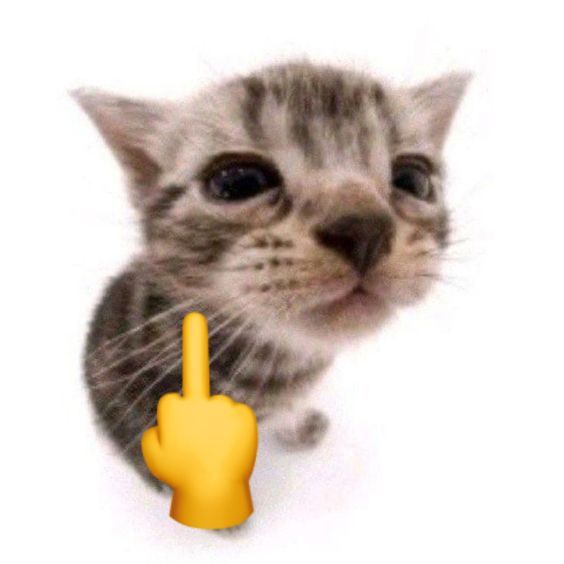
#> input picture cat-0.jpg, 564 x 564 px; its folder holds only this picture in this run
$ python procesador_lotes.py
#> lines starting #> are read from the running program, lines starting #| are printed output that depends on the picture; after the words box and inside, x2 and y2 are one past the last pixel; in counts of white or black regions, pixels touching at a corner belong together
### redimensionador.py
from PIL import Image
import os

def redimensionar_imagen(ruta_entrada, ancho=128, alto=64, ruta_salida=None):
    """
    Redimensiona una imagen permitiendo especificar ancho, alto o ambos.
    """
#> called with ruta_entrada = 'cat-0.jpg', ancho = 128, alto = 64
    try:
        with Image.open(ruta_entrada) as img:
#> img is the input picture: PIL image 564x564 RGB; mean R, G, B 215.6, 205.1, 195.6
            ancho_org, alto_org = img.size
#> ancho_org = 564; alto_org = 564

            # Lógica de dimensiones
            if ancho and alto:
                # Redimensión forzada a medidas específicas
                nuevas_dims = (ancho, alto)
            elif ancho:
                # Proporcional basado en el ancho
                prop = ancho / float(ancho_org)
                nuevas_dims = (ancho, int(float(alto_org) * prop))
            elif alto:
                # Proporcional basado en el alto
                prop = alto / float(alto_org)
                nuevas_dims = (int(float(ancho_org) * prop), alto)
            else:
                print("⚠️ Debes especificar al menos una dimensión.")
                return None

            # Procesamiento
            img_final = img.resize(nuevas_dims, Image.Resampling.LANCZOS)
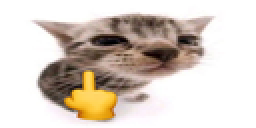
#> img_final: PIL image 128x64 RGB (shown 2 times larger); mean R, G, B 215.6, 205.1, 195.6

            # Gestión de ruta de salida
            if not ruta_salida:
                nombre, ext = os.path.splitext(ruta_entrada)
                ruta_salida = f"{nombre}_{nuevas_dims[0]}x{nuevas_dims[1]}{ext}"

            img_final.save(ruta_salida)
            print(f"✅ Éxito: {ruta_salida} [{nuevas_dims[0]}x{nuevas_dims[1]}]")
            return ruta_salida

    except Exception as e:
        print(f"❌ Error: {e}")
        return None

# Ejemplos de uso:
# [3 lines that do not run on import are left out]

    # 2. Solo ancho (mantiene proporción)
    # redimensionar_imagen("foto.jpg", ancho=800)

### image_to_c_array.py
from PIL import Image

def imagen_a_byte_array(ruta_imagen, invertir=False):
    """
    Convierte una imagen a un array de bytes en formato hexadecimal (Arduino style).
    """
#> called with ruta_imagen = 'cat-0_128x64.jpg', invertir = False
    try:
        # Abrimos la imagen y la convertimos a modo 1-bit (blanco y negro puro)
        with Image.open(ruta_imagen) as img:
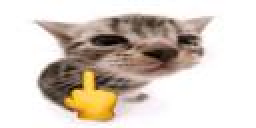
#> img: PIL image 128x64 RGB (shown 2 times larger); mean R, G, B 215.2, 205, 195.3
            img = img.convert('1')
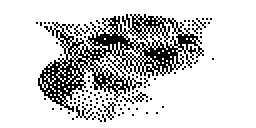
#> img: PIL image 128x64 1 (shown 2 times larger); 81.4% white; black in thin lines or dots, all inside (x1, y1, x2, y2) = (18, 7, 107, 61)
            ancho, alto = img.size
#> ancho = 128; alto = 64
            datos = list(img.getdata())
#> datos = 8192 values, max 255 at index 0, min 0 at index 959, mean 207.5

            byte_array = []
            byte_actual = 0
            contador_bits = 0

            for pixel in datos:
                # En modo '1', 255 es blanco y 0 es negro.
                # Ajustamos la lógica según si queremos invertir la imagen.
                bit = 1 if pixel > 0 else 0
                if invertir:
                    bit = 1 - bit

                # Vamos construyendo el byte (MSB First - el primer bit es el más significativo)
                byte_actual = (byte_actual << 1) | bit
                contador_bits += 1

                # Cuando completamos 8 bits, lo guardamos y reseteamos
                if contador_bits == 8:
                    byte_array.append(f"0x{byte_actual:02x}")
                    byte_actual = 0
                    contador_bits = 0
#> this loop made 8192 passes
#> after the loop, byte_actual = 0; byte_array = 1024 items, first 6: '0xff', '0xff', '0xff', '0xff', '0xff', '0xff'; contador_bits = 0

            # Si quedaron bits sueltos al final de una fila
            if contador_bits > 0:
                byte_actual <<= (8 - contador_bits)
                byte_array.append(f"0x{byte_actual:02x}")

            # Formatear la salida como texto para Arduino
            salida_formateada = ", ".join(byte_array)
            return salida_formateada, ancho, alto

    except Exception as e:
        return f"Error: {e}", 0, 0

# --- Ejemplo de uso ---
# [6 lines that do not run on import are left out]

### procesador_lotes.py
import os
import redimensionador
import image_to_c_array

#Este es un programa meeeeenos interactivo
#Busca las imagenes que estan en el directorio, las redimenciona, las hace strings de bytearray y despues genera un
#archivo de python  que contiene una lista con los arrays

def procesar_todo(ancho=128, alto=64, archivo_salida="libreria_imagenes.py"):
    # Extensiones compatibles
    extensiones = ('.jpg', '.jpeg', '.png', '.bmp')

    # Filtrar archivos en el directorio actual
    imagenes = [f for f in os.listdir('.') if f.lower().endswith(extensiones)]

    if not imagenes:
        print("📭 No se encontraron imágenes en la carpeta actual.")
        return

    with open(archivo_salida, "w", encoding="utf-8") as f:
        f.write("# Archivo generado automáticamente\n")
        f.write("# Formato: MONO_HLSB (ajusta según tu framebuf)\n\n")

        for nombre_img in imagenes:
            print(f"📦 Procesando: {nombre_img}...")

            # 1. Redimensionar (usamos una carpeta temporal o nombres fijos)
            img_temp = redimensionador.redimensionar_imagen(nombre_img, ancho, alto)

            if img_temp:
                # 2. Convertir a Array
                codigo, w, h = image_to_c_array.imagen_a_byte_array(img_temp)
#> w = 128; h = 64

                # 3. Crear un nombre de variable válido (sin puntos ni guiones)
                var_name = os.path.splitext(nombre_img)[0].replace("-", "_").replace(" ", "_")

                # 4. Escribir en el archivo con formato MicroPython
                f.write(f"{var_name} = bytearray([\n{codigo}\n])\n\n")

                # Opcional: borrar la imagen redimensionada temporal para no llenar la carpeta
                if img_temp != nombre_img:
                    os.remove(img_temp)

    print(f"\n✅ ¡Listo! Se han procesado {len(imagenes)} imágenes.")
    print(f"📄 Los arrays están en: {archivo_salida}")

if __name__ == "__main__":
    procesar_todo()

$ run again, on cat-4.jpg
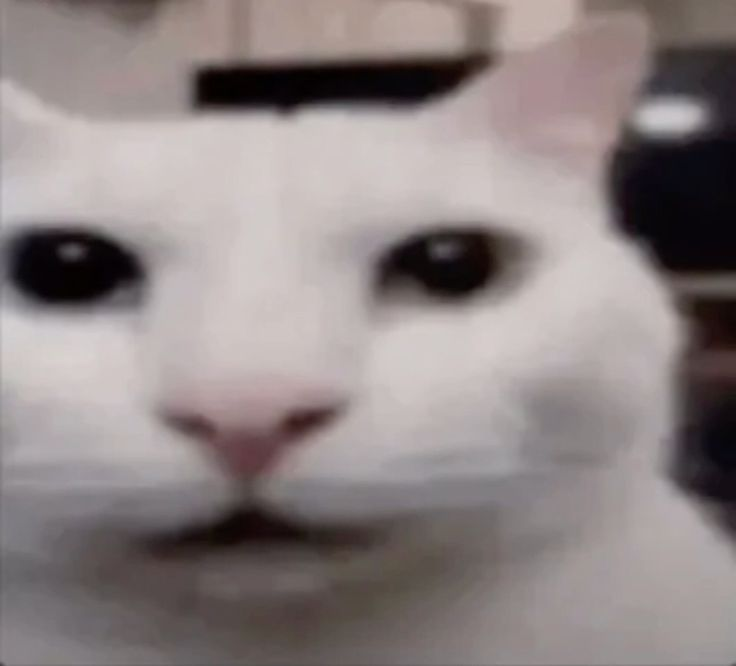
#> input picture cat-4.jpg, 736 x 666 px
#> in redimensionar_imagen, img is the input picture: PIL image 736x666 RGB; mean R, G, B 141.5, 131.9, 131.6
#> in redimensionar_imagen, `img_final = img.resize(nuevas_dims, Image.Resampling.LANCZOS)`:
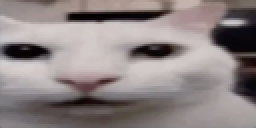
#> img_final: PIL image 128x64 RGB (shown 2 times larger); mean R, G, B 141.5, 131.9, 131.6
#> in imagen_a_byte_array, `img = img.convert('1')`:
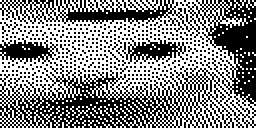
#> img: PIL image 128x64 1 (shown 2 times larger); 52.6% white; black in thin lines or dots
#> datos = 8192 values, max 255 at index 0, min 0 at index 1, mean 134
#> the loop in imagen_a_byte_array, `for pixel in datos: # En modo '1', 255 es blanco y 0 es negro.` made 8192 passes
#> (pixel, bit) on passes 1 to 8: (255, 1), (0, 0), (255, 1), (0, 0), (255, 1), (0, 0), (255, 1), (0, 0)
#> after the loop in imagen_a_byte_array, `for pixel in datos:`: byte_actual = 0; byte_array = 1024 items, first 6: '0xaa', '0xa4', '0x91', '0x15', '0x55', '0x56'; contador_bits = 0
#> w = 128; h = 64

$ run again, on image.png
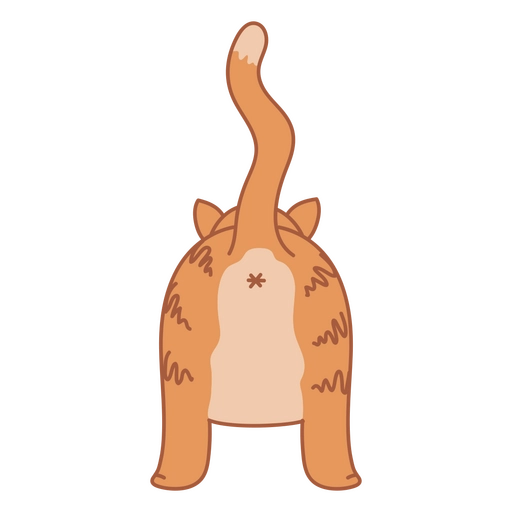
#> input picture image.png, 512 x 512 px
#> in redimensionar_imagen, img is the input picture: PIL image 512x512 RGBA; mean R, G, B, A 44.6, 31, 21.7, 49.9
#> in redimensionar_imagen, `img_final = img.resize(nuevas_dims, Image.Resampling.LANCZOS)`:
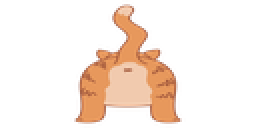
#> img_final: PIL image 128x64 RGBA (shown 2 times larger); mean R, G, B, A 51.4, 34.3, 23.9, 49.9; transparent parts drawn white
#> in imagen_a_byte_array, `img = img.convert('1')`:
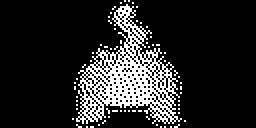
#> img: PIL image 128x64 1 (shown 2 times larger); 15.1% white in thin lines or dots, all inside (x1, y1, x2, y2) = (36, 0, 93, 64)
#> datos = 8192 values, max 255 at index 62, min 0 at index 0, mean 38.44
#> the loop in imagen_a_byte_array, `for pixel in datos: # En modo '1', 255 es blanco y 0 es negro.` made 8192 passes
#> bit on passes 1 to 8: 0, 0, 0, 0, 0, 0, 0, 0
#> after the loop in imagen_a_byte_array, `for pixel in datos:`: byte_actual = 0; byte_array = 1024 items, first 6: '0x00', '0x00', '0x00', '0x00', '0x00', '0x00'; contador_bits = 0
#> w = 128; h = 64

$ run again, on cat-1.jpg
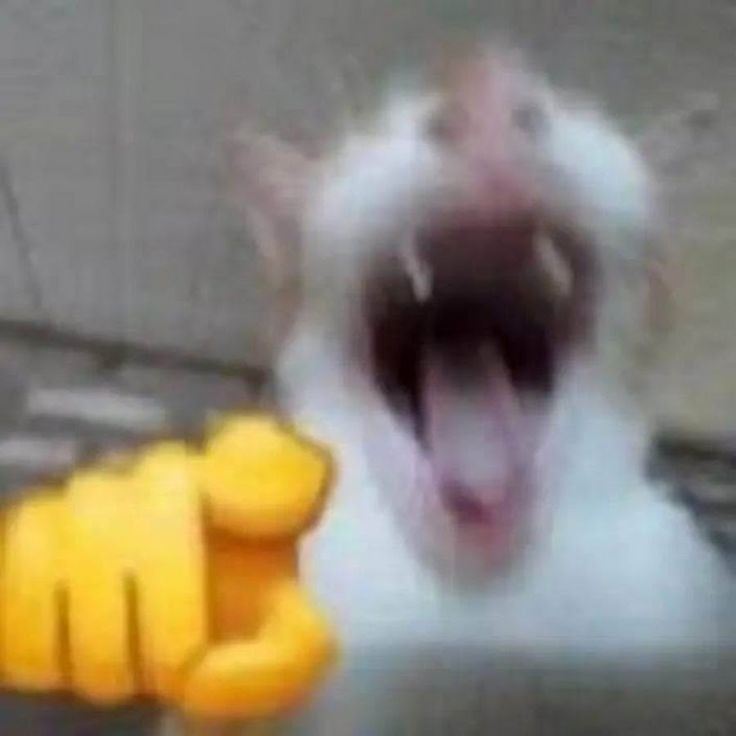
#> input picture cat-1.jpg, 736 x 736 px
#> in redimensionar_imagen, img is the input picture: PIL image 736x736 RGB; mean R, G, B 140.9, 132.2, 116.6
#> in redimensionar_imagen, `img_final = img.resize(nuevas_dims, Image.Resampling.LANCZOS)`:
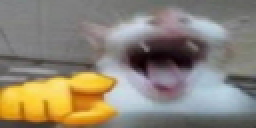
#> img_final: PIL image 128x64 RGB (shown 2 times larger); mean R, G, B 140.9, 132.2, 116.6
#> in imagen_a_byte_array, `img = img.convert('1')`:
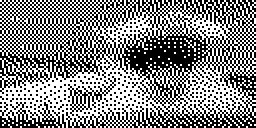
#> img: PIL image 128x64 1 (shown 2 times larger); 51.9% white; black in thin lines or dots
#> datos = 8192 values, max 255 at index 0, min 0 at index 1, mean 132.3
#> the loop in imagen_a_byte_array, `for pixel in datos: # En modo '1', 255 es blanco y 0 es negro.` made 8192 passes
#> (pixel, bit) on passes 1 to 8: (255, 1), (0, 0), (255, 1), (0, 0), (255, 1), (0, 0), (255, 1), (0, 0)
#> after the loop in imagen_a_byte_array, `for pixel in datos:`: byte_actual = 0; byte_array = 1024 items, first 6: '0xaa', '0xaa', '0xaa', '0xaa', '0xaa', '0xaa'; contador_bits = 0
#> w = 128; h = 64
